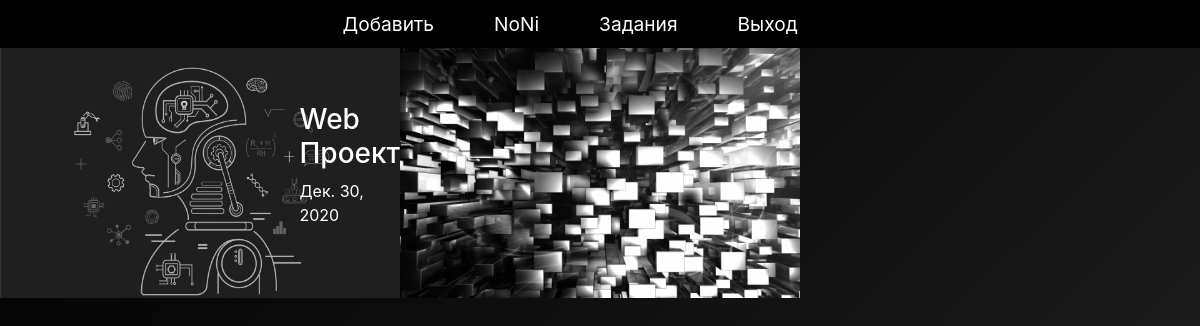
The app's page /tasks (signed in), older data.
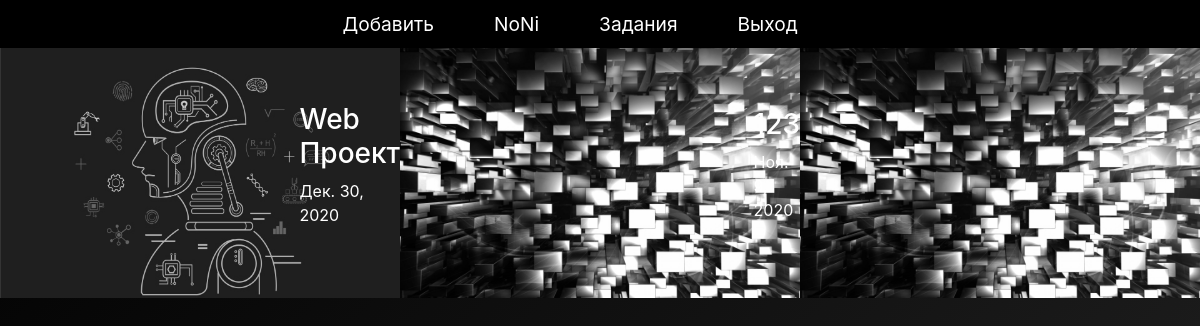
The same page, newer data.
### sod/models.py (models this page shows, shortened)
class UserTasks(models.Model):
    user = models.ForeignKey(Profile, on_delete=models.CASCADE)
    task = models.ForeignKey(Task, on_delete=models.CASCADE)

class Task(models.Model):
    name = models.CharField('Название', max_length=50)
    description = models.TextField('Описание')
    date = models.DateField()
    object = models.CharField('Название предмета', max_length=50)
    image = models.ImageField("Изображение", upload_to="images/", default="images/default.jpg")

### sod/views.py (the view)
# urls.py: path('tasks', views.get_usertask, name='tasks'),
def get_usertask(request):
    pairs = UserTasks.objects.all()
    return render(
        request,
        'sod/tasks.html',
        {'pairs_list': pairs}
    )

### templates/sod/tasks.html (shortened to what this page needs)
{% extends "sod/base.html" %}
{% block content %}
    <main>
        <section class="Tasks">
            {% for pair in pairs_list %}
                {% if pair.user.id == user.profile.id %}
                    <div onClick="window.location.href='description-{{ pair.task.id }}'" style="background: url('{{ pair.task.image.url }}')">
                        <div class="Description">
                            <h3>{{ pair.task.name }}</h3>
                            <p>{{ pair.task.date }}</p>
                        </div>
                        <img src="{{ pair.task.image.url }}" alt="Пикча">
                    </div>
                {% endif %}
            {% endfor %}
        </section>
    </main>
{% endblock content %}

Row changes from the older to the newer data that the page shows:
added UserTasks: task.image (placeholder picture), task.name "123", task "Ноя. 9, 2020"
